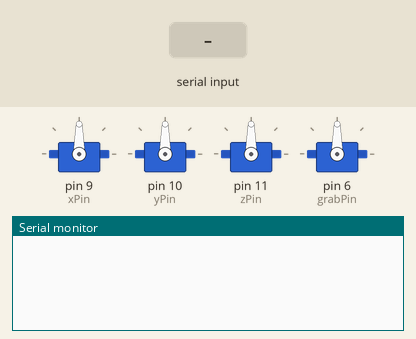
The sketch below on a simulated Arduino Uno, built with avr-gcc and run on an emulated ATmega328P. On the bench: 4 × servo, the last lines printed to the serial monitor. The test bench sets the inputs (shaded band).

Above: at 1.2 s.
1.3 s: "kanan\n" received over Serial
At 2.8 s:
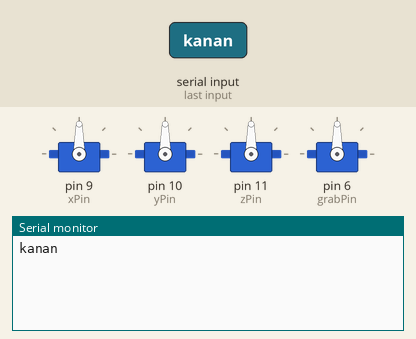
3.8 s: "kiri\n" received over Serial
At 5.9 s:
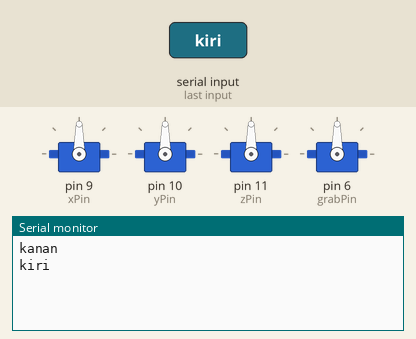
6.3 s: "atas\n" received over Serial
At 7.8 s:
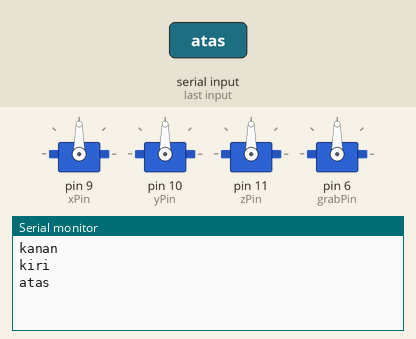

Measured:
- after the input at 1.3 s, the serial monitor: prints a new line after 1.0 s (image 1)
- after the input at 3.8 s, the serial monitor: prints a new line after 1.0 s (image 2)
- after the input at 6.3 s, the serial monitor: prints a new line after 1.0 s (image 3)

The sketch:

receiving_data_from_python.ino
```cpp
#include <Servo.h>

String cmd;

// X
int xPos;  //50 to 130
int xPin = 9;
// Y
int yPos = 70; //20 to 110
int yPin = 10;
// Z
int zPos = 40; // 20 to 60
int zPin = 11;

// Grab
int grabPos = 40; // 30 to 46
int grabPin = 6;


Servo xAxis, yAxis, zAxis, grabAxis;

void setup() {
  // put your setup code here, to run once:
Serial.begin(9600);
xAxis.attach(xPin);
yAxis.attach(yPin);
zAxis.attach(zPin);
grabAxis.attach(grabPin);
}

void loop() {
  // put your main code here, to run repeatedly:
while (Serial.available()==0){

  }
cmd = Serial.readStringUntil('\r');
if (cmd == "kanan"){
  xAxis.write(50);
  }
if (cmd == "kiri"){
  xAxis.write(130);
  }
if (cmd == "atas"){
  yAxis.write(20);
  }
if (cmd == "bawah"){
  yAxis.write(90);
  }
if (cmd == "maju"){
  zAxis.write(20);
  }
if (cmd == "mundur"){
  zAxis.write(60);
  }
if (cmd == "buka"){
  grabAxis.write(30);
  }
if (cmd == "tutup"){
  grabAxis.write(46);
  }
Serial.println(cmd);
}

// give 1 SG90S and 1 SG90 Servo an external power supply
// and 1 SG90S arduino power supply
// connect the gnd of the arduino into the breadboard that connected in to the external power supply
```
